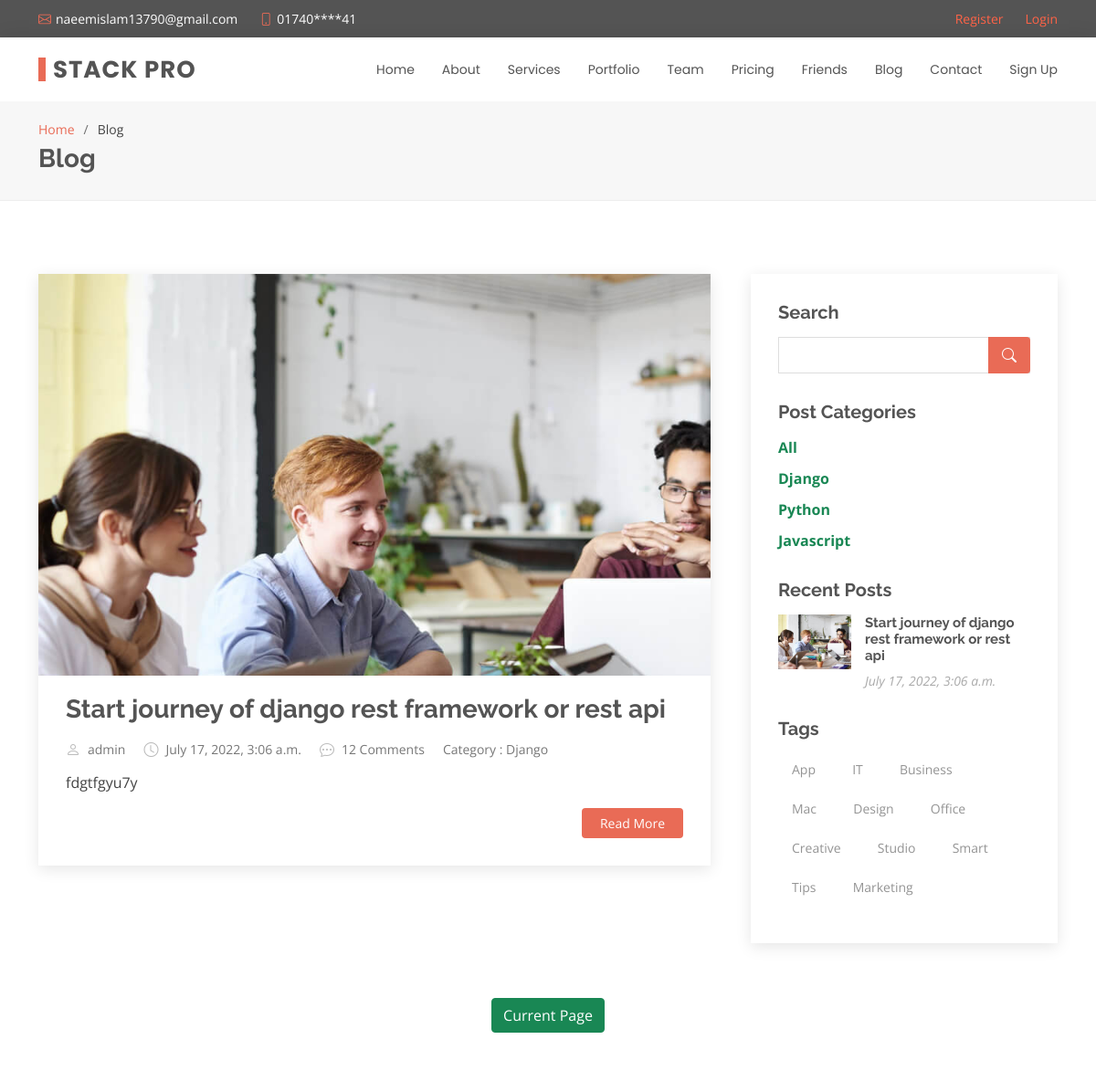
Before: /blog/ (upper part) with the older database file.
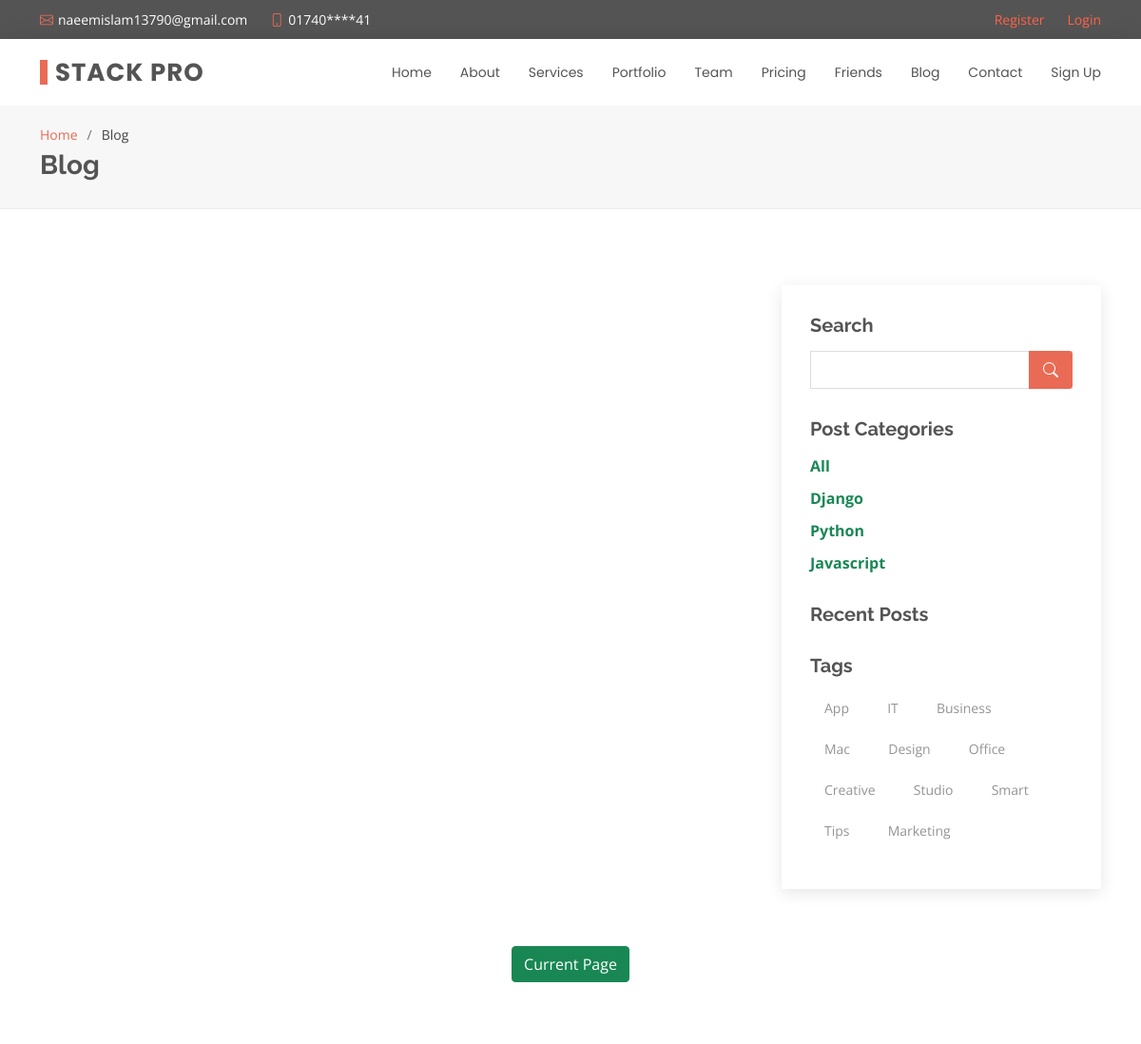
After: the same page with the newer database file.
### blog/models.py (models this page shows, shortened)
class Post(models.Model):
      class ArticlePublishOptions(models.TextChoices):
         PUBLISH = "pub", "Publish"
         DRAFT = "dra", "DRAFT"
         PRIVATE = "pri", "Private"
      catagory = models.ForeignKey(Category, on_delete=models.SET_NULL, null=True, blank=True)
      headline = models.CharField(max_length=240,help_text="Headline of the article",)
      sub_headline = models.CharField(max_length=250 , blank=True, null=True)
      thumbnail = models.ImageField(blank=True,null=True,upload_to='images/')
      body = RichTextField()
      author = models.ForeignKey(Account, blank=True,on_delete= models.CASCADE, related_name='blog_post')
      slug = models.SlugField(blank=True,null=True)
      publish_status = models.CharField(
        max_length=3,
        choices=ArticlePublishOptions.choices,
        default=ArticlePublishOptions.DRAFT,)
      published = models.DateTimeField(default=timezone.now)
      created = models.DateTimeField(auto_now_add=True)
      objects = AgentManager()
      def get_absolute_url(self):
          return reverse("blog:post_detail", args=[self.slug])
      def get_image_url(self):
         if not self.thumbnail:
            return None
         return self.thumbnail.url
      class Meta:
            ordering = ('-published',)

class Category(models.Model):
    name = models.CharField(max_length=25)
    def __str__(self):
      return self.name

### account/models.py (models this page shows, shortened)
class Account(AbstractBaseUser):
	email 					= models.EmailField(verbose_name="email", max_length=60, unique=True)
	username 				= models.CharField(max_length=30, unique=True)
	date_joined				= models.DateTimeField(verbose_name='date joined', auto_now_add=True)
	last_login				= models.DateTimeField(verbose_name='last login', auto_now=True)
	is_admin				= models.BooleanField(default=False)
	is_active				= models.BooleanField(default=True)
	is_staff				= models.BooleanField(default=False)
	is_superuser			= models.BooleanField(default=False)
	profile_image			= models.ImageField(max_length=255, null=True, blank=True, default="profile_images/d.png")
	hide_email				= models.BooleanField(default=True)
	USERNAME_FIELD = 'email'
	REQUIRED_FIELDS = ['username']
	objects = MyAccountManager()
	def __str__(self):
		return self.username

### blog/views.py (the view)
# urls.py: path('', views.blog, name='blog'),
def blog(request):
    template = 'blog.html'
    top_header = Top_header.objects.order_by()
    header = Header.objects.order_by()
    cate = Category.objects.all()
    category_pick = request.GET.get('category')
    if category_pick == None:
        posts = Post.objects.filter(publish_status=Post.ArticlePublishOptions.PUBLISH)
    else:
        posts = Post.objects.filter(catagory__name=category_pick, publish_status=Post.ArticlePublishOptions.PUBLISH)
    paginator = Paginator(posts, 5)
    page = request.GET.get('page')
    try:
        post = paginator.page(page)
    except PageNotAnInteger:
        post = paginator.page(1)
    except EmptyPage:
        post = paginator.page(paginator.num_pages)
    context = {
        'top_headerdata': top_header,
        'headerdata': header,
        'posts': post,
        'page_ob': page,
        'category': cate,
    }
    return render(request, template_name=template, context=context)

### blog/models.py (called while the page is built)
    def get_queryset(self, *args, **kwargs):
        return AgentQuerySet(self.model, using=self._db)

### templates/blog.html (shortened to what the changed rows need)
{% extends 'base.html' %}
{% load static %}
{% block content %}
  <main id="main">
    <section id="breadcrumbs" class="breadcrumbs">
      <div class="container">
        <h2>Blog</h2>
      </div>
    </section>
    <section id="blog" class="blog">
      <div class="container" data-aos="fade-up">
        <div class="row">
          <div class="col-md-8 entries">
           {% for post in posts %}
            <article class="entry">
              <div class="entry-img">
                  {% if post.thumbnail %}
                     <img  style=" max-width:850px;" src="{{ post.get_image_url }}" alt="image not found">
                  {% endif %}
              </div>
              <h2 class="entry-title">
                <a href="{{ post.get_absolute_url }}">{{post.headline}}</a>
              </h2>
              <div class="entry-meta">
                <ul>
                  <li class="d-flex align-items-center"><i class="bi bi-person"></i> <a href="blog-single.html">{{post.author}}</a></li>
                  <li class="d-flex align-items-center"><i class="bi bi-clock"></i> <a href="blog-single.html"><time datetime="2020-01-01">{{post.published}}</time></a></li>
                  <li class="d-flex align-items-center"><i class="bi bi-chat-dots"></i> <a href="blog-single.html">12 Comments</a></li>
                  <li class="d-flex align-items-center"><a href="blog-single.html"> Category : {{post.catagory}}</a></li>
                </ul>
              </div>
              <div class="entry-content">
                <p>
                   {{post.body | safe | truncatewords:30 | linebreaks }}
                </p>
                <div class="read-more">
                  <a href="{{ post.get_absolute_url }}">Read More</a>
                </div>
              </div>
            </article>
           {% endfor %}
          </div>
          <div class="col-md-4">
            <div class="sidebar">
              <div class="sidebar-item categories">
                <ul>
                 {% for cat in category %}
                  <li> <b><a class="text-success " href="{% url 'blog:blog' %}?category={{cat.name}}">{{cat.name}}</a></b></li>
                 {% endfor %}
                </ul>
              </div>
              <div class="sidebar-item recent-posts">
                {% for post in posts %}
                <div class="post-item clearfix">
                  {% if post.thumbnail %}
                     <img src="{{ post.thumbnail.url }}" alt="image not found">
                  {% endif %}
                  <h4><a href="{{ post.get_absolute_url }}">{{ post.headline }}</a></h4>
                  <time datetime="2020-01-01">{{post.published}}</time>
                </div>
                {% endfor %}
              </div>
            </div>
          </div>
        </div>
      </div>
    </section>
  </main>
{% endblock %}

Changed rows visible on the page:
removed Post: get_image_url (picture), headline "Start journey of django rest framework or rest api", author "admin", published "July 17, 2022, 3:06 a.m.", catagory "Django", body "fdgtfgyu7y", thumbnail (picture)
